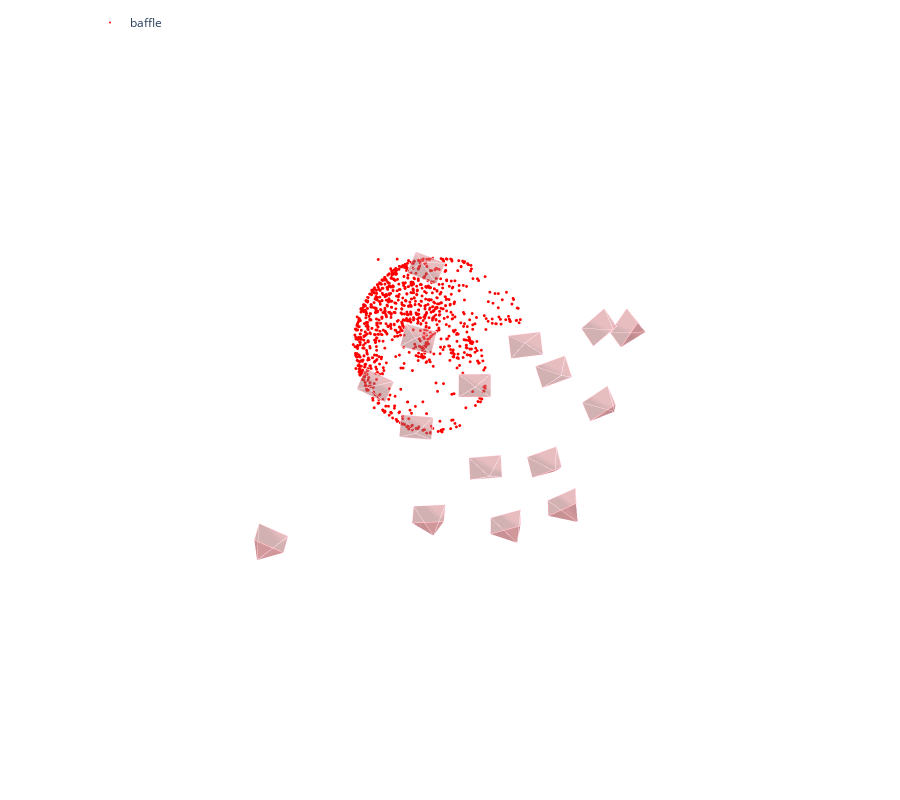

Notebook cell for this chart:
### Code cell
model = reconstruction.main(sfm_dir, images, sfm_pairs, features, matches, image_list=references)
end = time.time()
print(end- start)
fig = viz_3d.init_figure()
viz_3d.plot_reconstruction(fig, model, name="baffle")
fig.show()

### Figure 1 — Plotly figure (JSON) as saved in the notebook; plotly's stock layout.template omitted (floating-point values rounded to 4 significant figures; data arrays with more than 128 entries replaced by an {"elided": "..."} marker saying what was removed)
{"data": [{"legendgroup": "baffle", "marker": {"color": "rgb(255, 0, 0)", "line": {"width": 0}, "size": 1}, "mode": "markers", "name": "baffle", "type": "scatter3d", "x": {"elided": "1346 float values"}, "y": {"elided": "1346 float values"}, "z": {"elided": "1346 float values"}}, {"legendgroup": "baffle", "line": {"color": "rgba(208, 125, 130, 0.5)"}, "marker": {"size": 0.0001}, "name": "1", "showlegend": false, "type": "scatter3d", "x": [-3.614, -2.789, -3.045, -3.869, -3.614], "y": [-1.204, -0.8251, -0.2118, -0.5908, -1.204], "z": [1.044, 0.8095, 0.9031, 1.138, 1.044]}, {"color": "rgba(208, 125, 130, 0.5)", "i": [0, 0, 0, 0], "j": [1, 2, 3, 4], "k": [2, 3, 4, 1], "legendgroup": "baffle", "name": "1", "showlegend": false, "type": "mesh3d", "x": [-3.552, -3.614, -2.789, -3.045, -3.869, -3.614], "y": [-0.6865, -1.204, -0.8251, -0.2118, -0.5908, -1.204], "z": [0.2255, 1.044, 0.8095, 0.9031, 1.138, 1.044]}, {"legendgroup": "baffle", "line": {"color": "rgba(208, 125, 130, 0.5)", "width": 1}, "mode": "lines", "name": "1", "showlegend": false, "type": "scatter3d", "x": [-3.552, -3.614, -2.789, -3.552, -2.789, -3.045, -3.552, -3.045, -3.869, -3.552, -3.869, -3.614], "y": [-0.6865, -1.204, -0.8251, -0.6865, -0.8251, -0.2118, -0.6865, -0.2118, -0.5908, -0.6865, -0.5908, -1.204], "z": [0.2255, 1.044, 0.8095, 0.2255, 0.8095, 0.9031, 0.2255, 0.9031, 1.138, 0.2255, 1.138, 1.044]}, {"legendgroup": "baffle", "line": {"color": "rgba(208, 125, 130, 0.5)"}, "marker": {"size": 0.0001}, "name": "2", "showlegend": false, "type": "scatter3d", "x": [-2.578, -1.644, -1.698, -2.632, -2.578], "y": [0.1269, 0.2055, 0.8628, 0.7842, 0.1269], "z": [0.6319, 0.6242, 0.7472, 0.755, 0.6319]}, {"color": "rgba(208, 125, 130, 0.5)", "i": [0, 0, 0, 0], "j": [1, 2, 3, 4], "k": [2, 3, 4, 1], "legendgroup": "baffle", "name": "2", "showlegend": false, "type": "mesh3d", "x": [-2.157, -2.578, -1.644, -1.698, -2.632, -2.578], "y": [0.6376, 0.1269, 0.2055, 0.8628, 0.7842, 0.1269], "z": [-0.08121, 0.6319, 0.6242, 0.7472, 0.755, 0.6319]}, {"legendgroup": "baffle", "line": {"color": "rgba(208, 125, 130, 0.5)", "width": 1}, "mode": "lines", "name": "2", "showlegend": false, "type": "scatter3d", "x": [-2.157, -2.578, -1.644, -2.157, -1.644, -1.698, -2.157, -1.698, -2.632, -2.157, -2.632, -2.578], "y": [0.6376, 0.1269, 0.2055, 0.6376, 0.2055, 0.8628, 0.6376, 0.8628, 0.7842, 0.6376, 0.7842, 0.1269], "z": [-0.08121, 0.6319, 0.6242, -0.08121, 0.6242, 0.7472, -0.08121, 0.7472, 0.755, -0.08121, 0.755, 0.6319]}, {"legendgroup": "baffle", "line": {"color": "rgba(208, 125, 130, 0.5)"}, "marker": {"size": 0.0001}, "name": "3", "showlegend": false, "type": "scatter3d", "x": [-0.6091, 0.3203, 0.3532, -0.5763, -0.6091], "y": [1.337, 1.264, 1.913, 1.986, 1.337], "z": [-0.2817, -0.183, -0.01582, -0.1145, -0.2817]}, {"color": "rgba(208, 125, 130, 0.5)", "i": [0, 0, 0, 0], "j": [1, 2, 3, 4], "k": [2, 3, 4, 1], "legendgroup": "baffle", "name": "3", "showlegend": false, "type": "mesh3d", "x": [-0.01768, -0.6091, 0.3203, 0.3532, -0.5763, -0.6091], "y": [1.845, 1.337, 1.264, 1.913, 1.986, 1.337], "z": [-1.026, -0.2817, -0.183, -0.01582, -0.1145, -0.2817]}, {"legendgroup": "baffle", "line": {"color": "rgba(208, 125, 130, 0.5)", "width": 1}, "mode": "lines", "name": "3", "showlegend": false, "type": "scatter3d", "x": [-0.01768, -0.6091, 0.3203, -0.01768, 0.3203, 0.3532, -0.01768, 0.3532, -0.5763, -0.01768, -0.5763, -0.6091], "y": [1.845, 1.337, 1.264, 1.845, 1.264, 1.913, 1.845, 1.913, 1.986, 1.845, 1.986, 1.337], "z": [-1.026, -0.2817, -0.183, -1.026, -0.183, -0.01582, -1.026, -0.01582, -0.1145, -1.026, -0.1145, -0.2817]}, {"legendgroup": "baffle", "line": {"color": "rgba(208, 125, 130, 0.5)"}, "marker": {"size": 0.0001}, "name": "4", "showlegend": false, "type": "scatter3d", "x": [1.079, 1.936, 2.087, 1.23, 1.079], "y": [1.339, 1.041, 1.655, 1.952, 1.339], "z": [0.1749, 0.4098, 0.6358, 0.4009, 0.1749]}, {"color": "rgba(208, 125, 130, 0.5)", "i": [0, 0, 0, 0], "j": [1, 2, 3, 4], "k": [2, 3, 4, 1], "legendgroup": "baffle", "name": "4", "showlegend": false, "type": "mesh3d", "x": [1.892, 1.079, 1.936, 2.087, 1.23, 1.079], "y": [1.728, 1.339, 1.041, 1.655, 1.952, 1.339], "z": [-0.428, 0.1749, 0.4098, 0.6358, 0.4009, 0.1749]}, {"legendgroup": "baffle", "line": {"color": "rgba(208, 125, 130, 0.5)", "width": 1}, "mode": "lines", "name": "4", "showlegend": false, "type": "scatter3d", "x": [1.892, 1.079, 1.936, 1.892, 1.936, 2.087, 1.892, 2.087, 1.23, 1.892, 1.23, 1.079], "y": [1.728, 1.339, 1.041, 1.728, 1.041, 1.655, 1.728, 1.655, 1.952, 1.728, 1.952, 1.339], "z": [-0.428, 0.1749, 0.4098, -0.428, 0.4098, 0.6358, -0.428, 0.6358, 0.4009, -0.428, 0.4009, 0.1749]}, {"legendgroup": "baffle", "line": {"color": "rgba(208, 125, 130, 0.5)"}, "marker": {"size": 0.0001}, "name": "5", "showlegend": false, "type": "scatter3d", "x": [2.681, 3.422, 3.655, 2.914, 2.681], "y": [-0.162, -0.6366, -0.07712, 0.3976, -0.162], "z": [1.843, 2.167, 2.455, 2.131, 1.843]}, {"color": "rgba(208, 125, 130, 0.5)", "i": [0, 0, 0, 0], "j": [1, 2, 3, 4], "k": [2, 3, 4, 1], "legendgroup": "baffle", "name": "5", "showlegend": false, "type": "mesh3d", "x": [3.625, 2.681, 3.422, 3.655, 2.914, 2.681], "y": [0.07897, -0.162, -0.6366, -0.07712, 0.3976, -0.162], "z": [1.393, 1.843, 2.167, 2.455, 2.131, 1.843]}, {"legendgroup": "baffle", "line": {"color": "rgba(208, 125, 130, 0.5)", "width": 1}, "mode": "lines", "name": "5", "showlegend": false, "type": "scatter3d", "x": [3.625, 2.681, 3.422, 3.625, 3.422, 3.655, 3.625, 3.655, 2.914, 3.625, 2.914, 2.681], "y": [0.07897, -0.162, -0.6366, 0.07897, -0.6366, -0.07712, 0.07897, -0.07712, 0.3976, 0.07897, 0.3976, -0.162], "z": [1.393, 1.843, 2.167, 1.393, 2.167, 2.455, 1.393, 2.455, 2.131, 1.393, 2.131, 1.843]}, {"legendgroup": "baffle", "line": {"color": "rgba(208, 125, 130, 0.5)"}, "marker": {"size": 0.0001}, "name": "6", "showlegend": false, "type": "scatter3d", "x": [3.49, 3.979, 4.291, 3.803, 3.49], "y": [-2.113, -2.803, -2.353, -1.663, -2.113], "z": [3.554, 3.96, 4.347, 3.941, 3.554]}, {"color": "rgba(208, 125, 130, 0.5)", "i": [0, 0, 0, 0], "j": [1, 2, 3, 4], "k": [2, 3, 4, 1], "legendgroup": "baffle", "name": "6", "showlegend": false, "type": "mesh3d", "x": [4.53, 3.49, 3.979, 4.291, 3.803, 3.49], "y": [-2.145, -2.113, -2.803, -2.353, -1.663, -2.113], "z": [3.332, 3.554, 3.96, 4.347, 3.941, 3.554]}, {"legendgroup": "baffle", "line": {"color": "rgba(208, 125, 130, 0.5)", "width": 1}, "mode": "lines", "name": "6", "showlegend": false, "type": "scatter3d", "x": [4.53, 3.49, 3.979, 4.53, 3.979, 4.291, 4.53, 4.291, 3.803, 4.53, 3.803, 3.49], "y": [-2.145, -2.113, -2.803, -2.145, -2.803, -2.353, -2.145, -2.353, -1.663, -2.145, -1.663, -2.113], "z": [3.332, 3.554, 3.96, 3.332, 3.96, 4.347, 3.332, 4.347, 3.941, 3.332, 3.941, 3.554]}, {"legendgroup": "baffle", "line": {"color": "rgba(208, 125, 130, 0.5)"}, "marker": {"size": 0.0001}, "name": "16", "showlegend": false, "type": "scatter3d", "x": [1.677, 2.489, 2.505, 1.694, 1.677], "y": [2.76, 2.414, 2.888, 3.234, 2.76], "z": [3.354, 3.672, 4.146, 3.828, 3.354]}, {"color": "rgba(208, 125, 130, 0.5)", "i": [0, 0, 0, 0], "j": [1, 2, 3, 4], "k": [2, 3, 4, 1], "legendgroup": "baffle", "name": "16", "showlegend": false, "type": "mesh3d", "x": [2.555, 1.677, 2.489, 2.505, 1.694, 1.677], "y": [3.383, 2.76, 2.414, 2.888, 3.234, 2.76], "z": [3.174, 3.354, 3.672, 4.146, 3.828, 3.354]}, {"legendgroup": "baffle", "line": {"color": "rgba(208, 125, 130, 0.5)", "width": 1}, "mode": "lines", "name": "16", "showlegend": false, "type": "scatter3d", "x": [2.555, 1.677, 2.489, 2.555, 2.489, 2.505, 2.555, 2.505, 1.694, 2.555, 1.694, 1.677], "y": [3.383, 2.76, 2.414, 3.383, 2.414, 2.888, 3.383, 2.888, 3.234, 3.383, 3.234, 2.76], "z": [3.174, 3.354, 3.672, 3.174, 3.672, 4.146, 3.174, 4.146, 3.828, 3.174, 3.828, 3.354]}, {"legendgroup": "baffle", "line": {"color": "rgba(208, 125, 130, 0.5)"}, "marker": {"size": 0.0001}, "name": "17", "showlegend": false, "type": "scatter3d", "x": [0.02335, 0.8951, 0.8897, 0.01788, 0.02335], "y": [3.221, 2.994, 3.489, 3.716, 3.221], "z": [2.472, 2.732, 3.184, 2.925, 2.472]}, {"color": "rgba(208, 125, 130, 0.5)", "i": [0, 0, 0, 0], "j": [1, 2, 3, 4], "k": [2, 3, 4, 1], "legendgroup": "baffle", "name": "17", "showlegend": false, "type": "mesh3d", "x": [0.7979, 0.02335, 0.8951, 0.8897, 0.01788, 0.02335], "y": [3.94, 3.221, 2.994, 3.489, 3.716, 3.221], "z": [2.193, 2.472, 2.732, 3.184, 2.925, 2.472]}, {"legendgroup": "baffle", "line": {"color": "rgba(208, 125, 130, 0.5)", "width": 1}, "mode": "lines", "name": "17", "showlegend": false, "type": "scatter3d", "x": [0.7979, 0.02335, 0.8951, 0.7979, 0.8951, 0.8897, 0.7979, 0.8897, 0.01788, 0.7979, 0.01788, 0.02335], "y": [3.94, 3.221, 2.994, 3.94, 2.994, 3.489, 3.94, 3.489, 3.716, 3.94, 3.716, 3.221], "z": [2.193, 2.472, 2.732, 2.193, 2.732, 3.184, 2.193, 3.184, 2.925, 2.193, 2.925, 2.472]}, {"legendgroup": "baffle", "line": {"color": "rgba(208, 125, 130, 0.5)"}, "marker": {"size": 0.0001}, "name": "18", "showlegend": false, "type": "scatter3d", "x": [-2.215, -1.289, -1.335, -2.26, -2.215], "y": [2.86, 2.822, 3.337, 3.375, 2.86], "z": [2.037, 2.18, 2.608, 2.464, 2.037]}, {"color": "rgba(208, 125, 130, 0.5)", "i": [0, 0, 0, 0], "j": [1, 2, 3, 4], "k": [2, 3, 4, 1], "legendgroup": "baffle", "name": "18", "showlegend": false, "type": "mesh3d", "x": [-1.64, -2.215, -1.289, -1.335, -2.26, -2.215], "y": [3.703, 2.86, 2.822, 3.337, 3.375, 2.86], "z": [1.609, 2.037, 2.18, 2.608, 2.464, 2.037]}, {"legendgroup": "baffle", "line": {"color": "rgba(208, 125, 130, 0.5)", "width": 1}, "mode": "lines", "name": "18", "showlegend": false, "type": "scatter3d", "x": [-1.64, -2.215, -1.289, -1.64, -1.289, -1.335, -1.64, -1.335, -2.26, -1.64, -2.26, -2.215], "y": [3.703, 2.86, 2.822, 3.703, 2.822, 3.337, 3.703, 3.337, 3.375, 3.703, 3.375, 2.86], "z": [1.609, 2.037, 2.18, 1.609, 2.18, 2.608, 1.609, 2.608, 2.464, 1.609, 2.464, 2.037]}, {"legendgroup": "baffle", "line": {"color": "rgba(208, 125, 130, 0.5)"}, "marker": {"size": 0.0001}, "name": "19", "showlegend": false, "type": "scatter3d", "x": [-6.706, -5.856, -5.996, -6.846, -6.706], "y": [3.28, 3.644, 4.149, 3.785, 3.28], "z": [0.4134, 0.2584, 0.6778, 0.8328, 0.4134]}, {"color": "rgba(208, 125, 130, 0.5)", "i": [0, 0, 0, 0], "j": [1, 2, 3, 4], "k": [2, 3, 4, 1], "legendgroup": "baffle", "name": "19", "showlegend": false, "type": "mesh3d", "x": [-6.766, -6.706, -5.856, -5.996, -6.846, -6.706], "y": [4.317, 3.28, 3.644, 4.149, 3.785, 3.28], "z": [-0.3176, 0.4134, 0.2584, 0.6778, 0.8328, 0.4134]}, {"legendgroup": "baffle", "line": {"color": "rgba(208, 125, 130, 0.5)", "width": 1}, "mode": "lines", "name": "19", "showlegend": false, "type": "scatter3d", "x": [-6.766, -6.706, -5.856, -6.766, -5.856, -5.996, -6.766, -5.996, -6.846, -6.766, -6.846, -6.706], "y": [4.317, 3.28, 3.644, 4.317, 3.644, 4.149, 4.317, 4.149, 3.785, 4.317, 3.785, 3.28], "z": [-0.3176, 0.4134, 0.2584, -0.3176, 0.2584, 0.6778, -0.3176, 0.6778, 0.8328, -0.3176, 0.8328, 0.4134]}, {"legendgroup": "baffle", "line": {"color": "rgba(208, 125, 130, 0.5)"}, "marker": {"size": 0.0001}, "name": "20", "showlegend": false, "type": "scatter3d", "x": [-2.443, -1.541, -1.705, -2.607, -2.443], "y": [-2.533, -2.313, -1.663, -1.883, -2.533], "z": [0.2477, 0.1164, 0.08352, 0.2149, 0.2477]}, {"color": "rgba(208, 125, 130, 0.5)", "i": [0, 0, 0, 0], "j": [1, 2, 3, 4], "k": [2, 3, 4, 1], "legendgroup": "baffle", "name": "20", "showlegend": false, "type": "mesh3d", "x": [-2.168, -2.443, -1.541, -1.705, -2.607, -2.443], "y": [-2.159, -2.533, -2.313, -1.663, -1.883, -2.533], "z": [-0.5796, 0.2477, 0.1164, 0.08352, 0.2149, 0.2477]}, {"legendgroup": "baffle", "line": {"color": "rgba(208, 125, 130, 0.5)", "width": 1}, "mode": "lines", "name": "20", "showlegend": false, "type": "scatter3d", "x": [-2.168, -2.443, -1.541, -2.168, -1.541, -1.705, -2.168, -1.705, -2.607, -2.168, -2.607, -2.443], "y": [-2.159, -2.533, -2.313, -2.159, -2.313, -1.663, -2.159, -1.663, -1.883, -2.159, -1.883, -2.533], "z": [-0.5796, 0.2477, 0.1164, -0.5796, 0.1164, 0.08352, -0.5796, 0.08352, 0.2149, -0.5796, 0.2149, 0.2477]}, {"legendgroup": "baffle", "line": {"color": "rgba(208, 125, 130, 0.5)"}, "marker": {"size": 0.0001}, "name": "21", "showlegend": false, "type": "scatter3d", "x": [-0.909, 0.02836, 0.02976, -0.9076, -0.909], "y": [-1.102, -1.104, -0.4334, -0.4314, -1.102], "z": [-0.3592, -0.3442, -0.3434, -0.3585, -0.3592]}, {"color": "rgba(208, 125, 130, 0.5)", "i": [0, 0, 0, 0], "j": [1, 2, 3, 4], "k": [2, 3, 4, 1], "legendgroup": "baffle", "name": "21", "showlegend": false, "type": "mesh3d", "x": [-0.4272, -0.909, 0.02836, 0.02976, -0.9076, -0.909], "y": [-0.767, -1.102, -1.104, -0.4334, -0.4314, -1.102], "z": [-1.123, -0.3592, -0.3442, -0.3434, -0.3585, -0.3592]}, {"legendgroup": "baffle", "line": {"color": "rgba(208, 125, 130, 0.5)", "width": 1}, "mode": "lines", "name": "21", "showlegend": false, "type": "scatter3d", "x": [-0.4272, -0.909, 0.02836, -0.4272, 0.02836, 0.02976, -0.4272, 0.02976, -0.9076, -0.4272, -0.9076, -0.909], "y": [-0.767, -1.102, -1.104, -0.767, -1.104, -0.4334, -0.767, -0.4334, -0.4314, -0.767, -0.4314, -1.102], "z": [-1.123, -0.3592, -0.3442, -1.123, -0.3442, -0.3434, -1.123, -0.3434, -0.3585, -1.123, -0.3585, -0.3592]}, {"legendgroup": "baffle", "line": {"color": "rgba(208, 125, 130, 0.5)"}, "marker": {"size": 0.0001}, "name": "22", "showlegend": false, "type": "scatter3d", "x": [1.32, 2.183, 2.384, 1.521, 1.32], "y": [-1.335, -1.64, -1.007, -0.7022, -1.335], "z": [-0.5715, -0.3689, -0.2725, -0.475, -0.5715]}, {"color": "rgba(208, 125, 130, 0.5)", "i": [0, 0, 0, 0], "j": [1, 2, 3, 4], "k": [2, 3, 4, 1], "legendgroup": "baffle", "name": "22", "showlegend": false, "type": "mesh3d", "x": [2.078, 1.32, 2.183, 2.384, 1.521, 1.32], "y": [-1.11, -1.335, -1.64, -1.007, -0.7022, -1.335], "z": [-1.291, -0.5715, -0.3689, -0.2725, -0.475, -0.5715]}, {"legendgroup": "baffle", "line": {"color": "rgba(208, 125, 130, 0.5)", "width": 1}, "mode": "lines", "name": "22", "showlegend": false, "type": "scatter3d", "x": [2.078, 1.32, 2.183, 2.078, 2.183, 2.384, 2.078, 2.384, 1.521, 2.078, 1.521, 1.32], "y": [-1.11, -1.335, -1.64, -1.11, -1.64, -1.007, -1.11, -1.007, -0.7022, -1.11, -0.7022, -1.335], "z": [-1.291, -0.5715, -0.3689, -1.291, -0.3689, -0.2725, -1.291, -0.2725, -0.475, -1.291, -0.475, -0.5715]}, {"legendgroup": "baffle", "line": {"color": "rgba(208, 125, 130, 0.5)"}, "marker": {"size": 0.0001}, "name": "23", "showlegend": false, "type": "scatter3d", "x": [2.655, 3.326, 3.677, 3.006, 2.655], "y": [-2.387, -2.953, -2.419, -1.853, -2.387], "z": [0.5242, 0.8532, 1.057, 0.7277, 0.5242]}, {"color": "rgba(208, 125, 130, 0.5)", "i": [0, 0, 0, 0], "j": [1, 2, 3, 4], "k": [2, 3, 4, 1], "legendgroup": "baffle", "name": "23", "showlegend": false, "type": "mesh3d", "x": [3.585, 2.655, 3.326, 3.677, 3.006, 2.655], "y": [-2.373, -2.387, -2.953, -2.419, -1.853, -2.387], "z": [-0.01283, 0.5242, 0.8532, 1.057, 0.7277, 0.5242]}, {"legendgroup": "baffle", "line": {"color": "rgba(208, 125, 130, 0.5)", "width": 1}, "mode": "lines", "name": "23", "showlegend": false, "type": "scatter3d", "x": [3.585, 2.655, 3.326, 3.585, 3.326, 3.677, 3.585, 3.677, 3.006, 3.585, 3.006, 2.655], "y": [-2.373, -2.387, -2.953, -2.373, -2.953, -2.419, -2.373, -2.419, -1.853, -2.373, -1.853, -2.387], "z": [-0.01283, 0.5242, 0.8532, -0.01283, 0.8532, 1.057, -0.01283, 1.057, 0.7277, -0.01283, 0.7277, 0.5242]}, {"legendgroup": "baffle", "line": {"color": "rgba(208, 125, 130, 0.5)"}, "marker": {"size": 0.0001}, "name": "32", "showlegend": false, "type": "scatter3d", "x": [0.5328, 1.463, 1.545, 0.6143, 0.5328], "y": [-2.302, -2.418, -1.757, -1.641, -2.302], "z": [-2.058, -2.067, -2.15, -2.141, -2.058]}, {"color": "rgba(208, 125, 130, 0.5)", "i": [0, 0, 0, 0], "j": [1, 2, 3, 4], "k": [2, 3, 4, 1], "legendgroup": "baffle", "name": "32", "showlegend": false, "type": "mesh3d", "x": [1.018, 0.5328, 1.463, 1.545, 0.6143, 0.5328], "y": [-2.134, -2.302, -2.418, -1.757, -1.641, -2.302], "z": [-2.96, -2.058, -2.067, -2.15, -2.141, -2.058]}, {"legendgroup": "baffle", "line": {"color": "rgba(208, 125, 130, 0.5)", "width": 1}, "mode": "lines", "name": "32", "showlegend": false, "type": "scatter3d", "x": [1.018, 0.5328, 1.463, 1.018, 1.463, 1.545, 1.018, 1.545, 0.6143, 1.018, 0.6143, 0.5328], "y": [-2.134, -2.302, -2.418, -2.134, -2.418, -1.757, -2.134, -1.757, -1.641, -2.134, -1.641, -2.302], "z": [-2.96, -2.058, -2.067, -2.96, -2.067, -2.15, -2.96, -2.15, -2.141, -2.96, -2.141, -2.058]}, {"legendgroup": "baffle", "line": {"color": "rgba(208, 125, 130, 0.5)"}, "marker": {"size": 0.0001}, "name": "33", "showlegend": false, "type": "scatter3d", "x": [-2.148, -1.296, -1.559, -2.411, -2.148], "y": [-4.631, -4.305, -3.699, -4.025, -4.631], "z": [0.3219, 0.1044, -0.01405, 0.2035, 0.3219]}, {"color": "rgba(208, 125, 130, 0.5)", "i": [0, 0, 0, 0], "j": [1, 2, 3, 4], "k": [2, 3, 4, 1], "legendgroup": "baffle", "name": "33", "showlegend": false, "type": "mesh3d", "x": [-1.964, -2.148, -1.296, -1.559, -2.411, -2.148], "y": [-4.353, -4.631, -4.305, -3.699, -4.025, -4.631], "z": [-0.5619, 0.3219, 0.1044, -0.01405, 0.2035, 0.3219]}, {"legendgroup": "baffle", "line": {"color": "rgba(208, 125, 130, 0.5)", "width": 1}, "mode": "lines", "name": "33", "showlegend": false, "type": "scatter3d", "x": [-1.964, -2.148, -1.296, -1.964, -1.296, -1.559, -1.964, -1.559, -2.411, -1.964, -2.411, -2.148], "y": [-4.353, -4.631, -4.305, -4.353, -4.305, -3.699, -4.353, -3.699, -4.025, -4.353, -4.025, -4.631], "z": [-0.5619, 0.3219, 0.1044, -0.5619, 0.1044, -0.01405, -0.5619, -0.01405, 0.2035, -0.5619, 0.2035, 0.3219]}], "layout": {"height": 800, "legend": {"orientation": "h", "x": 0.1, "xanchor": "left", "y": 0.99, "yanchor": "top"}, "margin": {"b": 0, "l": 0, "pad": 0, "r": 0, "t": 0}, "scene": {"aspectmode": "data", "camera": {"eye": {"x": 0, "y": -0.1, "z": -2}, "projection": {"type": "orthographic"}, "up": {"x": 0, "y": -1, "z": 0}}, "dragmode": "orbit", "xaxis": {"autorange": true, "showbackground": false, "showgrid": false, "showline": false, "showticklabels": true, "visible": false}, "yaxis": {"autorange": true, "showbackground": false, "showgrid": false, "showline": false, "showticklabels": true, "visible": false}, "zaxis": {"autorange": true, "showbackground": false, "showgrid": false, "showline": false, "showticklabels": true, "visible": false}}}}
